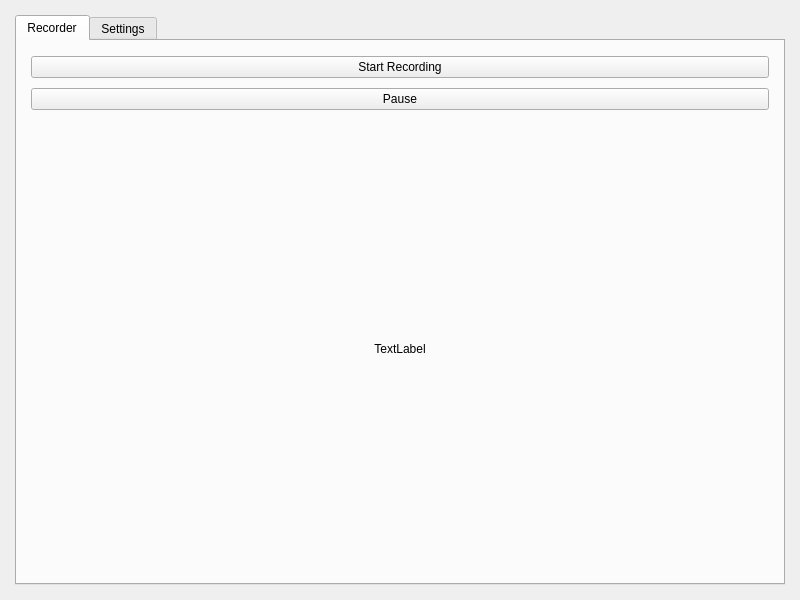
<?xml version="1.0" encoding="UTF-8"?>
<ui version="4.0">
 <class>MainWindow</class>
 <widget class="QMainWindow" name="MainWindow">
  <property name="geometry">
   <rect>
    <x>0</x>
    <y>0</y>
    <width>800</width>
    <height>600</height>
   </rect>
  </property>
  <property name="minimumSize">
   <size>
    <width>600</width>
    <height>400</height>
   </size>
  </property>
  <property name="windowTitle">
   <string>MainWindow</string>
  </property>
  <property name="styleSheet">
   <string notr="true"/>
  </property>
  <widget class="QWidget" name="centralwidget">
   <property name="styleSheet">
    <string notr="true"/>
   </property>
   <layout class="QGridLayout" name="gridLayout">
    <property name="leftMargin">
     <number>15</number>
    </property>
    <property name="topMargin">
     <number>15</number>
    </property>
    <property name="rightMargin">
     <number>15</number>
    </property>
    <property name="bottomMargin">
     <number>15</number>
    </property>
    <property name="spacing">
     <number>10</number>
    </property>
    <item row="0" column="0">
     <widget class="QTabWidget" name="tabWidget">
      <property name="currentIndex">
       <number>0</number>
      </property>
      <widget class="QWidget" name="recorderTab">
       <attribute name="title">
        <string>Recorder</string>
       </attribute>
       <layout class="QVBoxLayout" name="verticalLayout_7">
        <property name="spacing">
         <number>10</number>
        </property>
        <property name="topMargin">
         <number>10</number>
        </property>
        <property name="bottomMargin">
         <number>10</number>
        </property>
        <item>
         <layout class="QVBoxLayout" name="verticalLayout_3">
          <property name="spacing">
           <number>10</number>
          </property>
          <property name="leftMargin">
           <number>5</number>
          </property>
          <property name="topMargin">
           <number>5</number>
          </property>
          <property name="rightMargin">
           <number>5</number>
          </property>
          <property name="bottomMargin">
           <number>5</number>
          </property>
          <item>
           <widget class="QPushButton" name="recordButton">
            <property name="text">
             <string>Start Recording</string>
            </property>
            <property name="icon">
             <iconset resource="resources/resources.qrc">
              <normaloff>:/icons/start.svg</normaloff>:/icons/start.svg</iconset>
            </property>
            <property name="iconSize">
             <size>
              <width>64</width>
              <height>64</height>
             </size>
            </property>
           </widget>
          </item>
          <item>
           <widget class="QPushButton" name="pauseButton">
            <property name="text">
             <string>Pause</string>
            </property>
            <property name="icon">
             <iconset resource="resources/resources.qrc">
              <normaloff>:/icons/pause.svg</normaloff>:/icons/pause.svg</iconset>
            </property>
            <property name="iconSize">
             <size>
              <width>32</width>
              <height>32</height>
             </size>
            </property>
           </widget>
          </item>
         </layout>
        </item>
        <item>
         <widget class="QLabel" name="previewLabel">
          <property name="sizePolicy">
           <sizepolicy hsizetype="Expanding" vsizetype="Expanding">
            <horstretch>0</horstretch>
            <verstretch>0</verstretch>
           </sizepolicy>
          </property>
          <property name="minimumSize">
           <size>
            <width>320</width>
            <height>180</height>
           </size>
          </property>
          <property name="text">
           <string>TextLabel</string>
          </property>
          <property name="alignment">
           <set>Qt::AlignmentFlag::AlignCenter</set>
          </property>
         </widget>
        </item>
       </layout>
      </widget>
      <widget class="QWidget" name="settingsTab">
       <attribute name="title">
        <string>Settings</string>
       </attribute>
       <layout class="QVBoxLayout" name="verticalLayout_6">
        <property name="spacing">
         <number>15</number>
        </property>
        <property name="leftMargin">
         <number>15</number>
        </property>
        <property name="topMargin">
         <number>15</number>
        </property>
        <property name="rightMargin">
         <number>15</number>
        </property>
        <property name="bottomMargin">
         <number>15</number>
        </property>
        <item>
         <layout class="QVBoxLayout" name="verticalLayout">
          <item>
           <widget class="QLabel" name="label">
            <property name="text">
             <string>Audio Input</string>
            </property>
            <property name="alignment">
             <set>Qt::AlignmentFlag::AlignCenter</set>
            </property>
           </widget>
          </item>
          <item>
           <layout class="QHBoxLayout" name="horizontalLayout">
            <item>
             <widget class="QPushButton" name="systemAudioButton">
              <property name="text">
               <string>System Audio</string>
              </property>
             </widget>
            </item>
            <item>
             <widget class="QPushButton" name="microphoneButton">
              <property name="text">
               <string>Microphone</string>
              </property>
             </widget>
            </item>
            <item>
             <widget class="QPushButton" name="noneAudioButton">
              <property name="text">
               <string>None</string>
              </property>
             </widget>
            </item>
           </layout>
          </item>
         </layout>
        </item>
        <item>
         <layout class="QVBoxLayout" name="verticalLayout_2">
          <item>
           <widget class="QLabel" name="label_2">
            <property name="text">
             <string>Recording Area</string>
            </property>
            <property name="alignment">
             <set>Qt::AlignmentFlag::AlignCenter</set>
            </property>
           </widget>
          </item>
          <item>
           <layout class="QHBoxLayout" name="horizontalLayout_2">
            <item>
             <widget class="QPushButton" name="fullScreenButton">
              <property name="text">
               <string>Full Screen</string>
              </property>
             </widget>
            </item>
            <item>
             <widget class="QPushButton" name="selectAreaButton">
              <property name="text">
               <string>Select Area</string>
              </property>
             </widget>
            </item>
           </layout>
          </item>
         </layout>
        </item>
        <item>
         <layout class="QVBoxLayout" name="verticalLayout_4">
          <item>
           <widget class="QLabel" name="label_3">
            <property name="text">
             <string>Recording Quality</string>
            </property>
            <property name="alignment">
             <set>Qt::AlignmentFlag::AlignCenter</set>
            </property>
           </widget>
          </item>
          <item>
           <layout class="QHBoxLayout" name="horizontalLayout_3">
            <item>
             <widget class="QPushButton" name="lowQualityButton">
              <property name="text">
               <string>Low</string>
              </property>
             </widget>
            </item>
            <item>
             <widget class="QPushButton" name="mediumQualityButton">
              <property name="text">
               <string>Medium</string>
              </property>
             </widget>
            </item>
            <item>
             <widget class="QPushButton" name="highQualityButton">
              <property name="text">
               <string>High</string>
              </property>
             </widget>
            </item>
           </layout>
          </item>
         </layout>
        </item>
        <item>
         <layout class="QVBoxLayout" name="verticalLayout_5">
          <item>
           <widget class="QLabel" name="label_4">
            <property name="text">
             <string>Countdown Timer</string>
            </property>
            <property name="alignment">
             <set>Qt::AlignmentFlag::AlignCenter</set>
            </property>
           </widget>
          </item>
          <item>
           <layout class="QHBoxLayout" name="horizontalLayout_4">
            <item>
             <widget class="QPushButton" name="threeSecondsButton">
              <property name="text">
               <string>3 seconds</string>
              </property>
             </widget>
            </item>
            <item>
             <widget class="QPushButton" name="fiveSecondsButton">
              <property name="text">
               <string>5 second</string>
              </property>
             </widget>
            </item>
            <item>
             <widget class="QPushButton" name="tenSecondsButton">
              <property name="text">
               <string>10 second</string>
              </property>
             </widget>
            </item>
            <item>
             <widget class="QPushButton" name="noneTimerButton">
              <property name="text">
               <string>None</string>
              </property>
             </widget>
            </item>
           </layout>
          </item>
         </layout>
        </item>
       </layout>
      </widget>
     </widget>
    </item>
   </layout>
  </widget>
 </widget>
 <resources>
  <include location="resources/resources.qrc"/>
 </resources>
 <connections/>
</ui>
